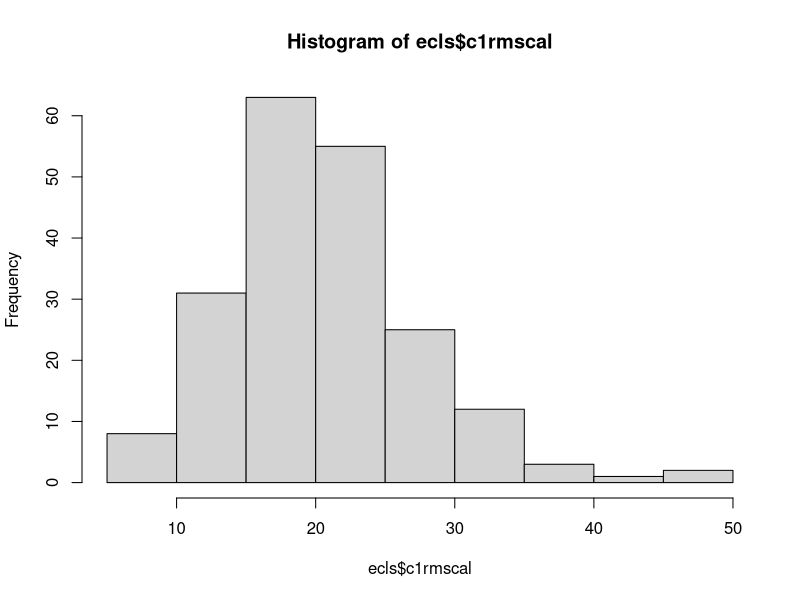
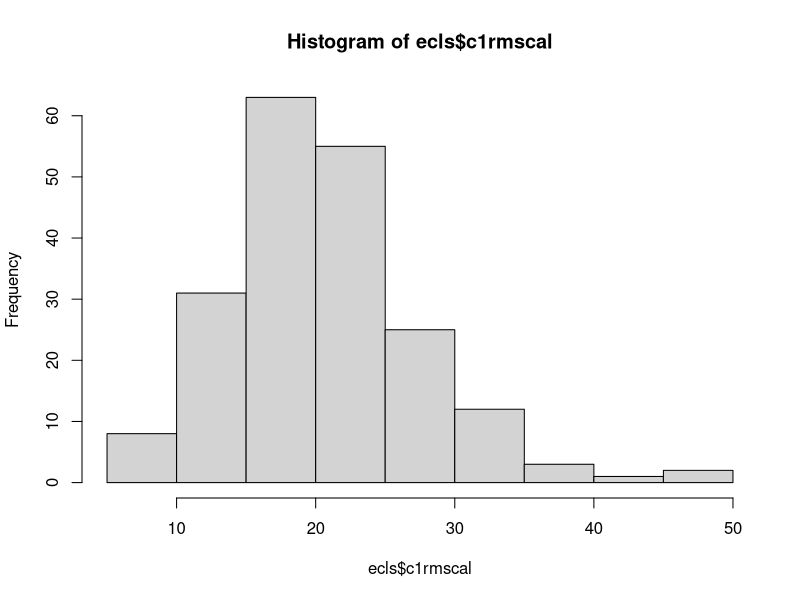
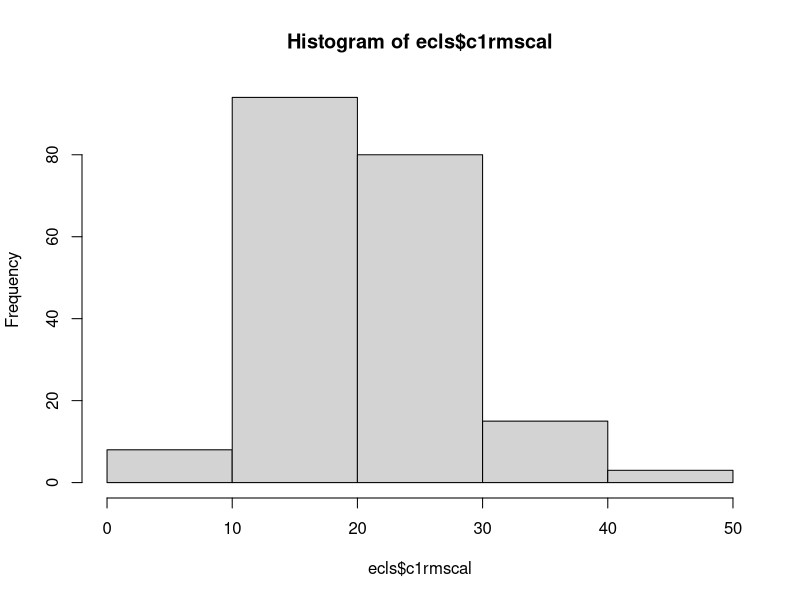
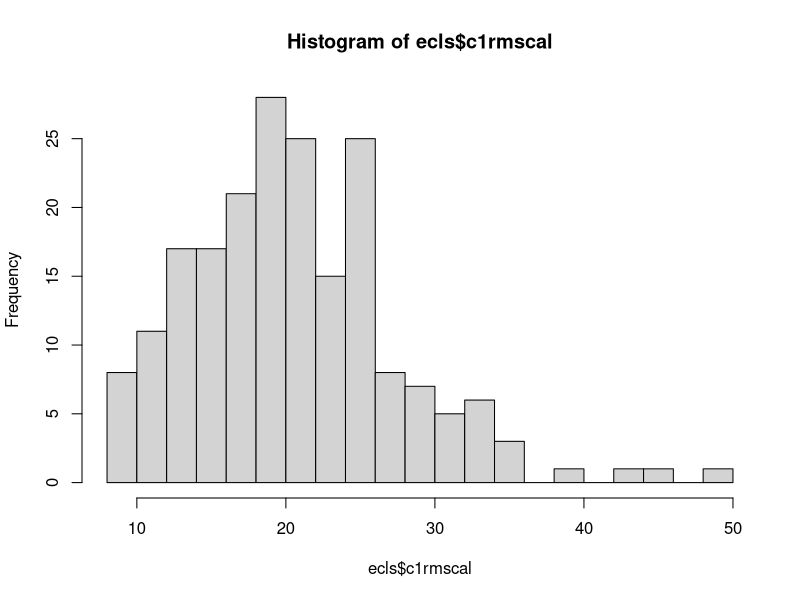
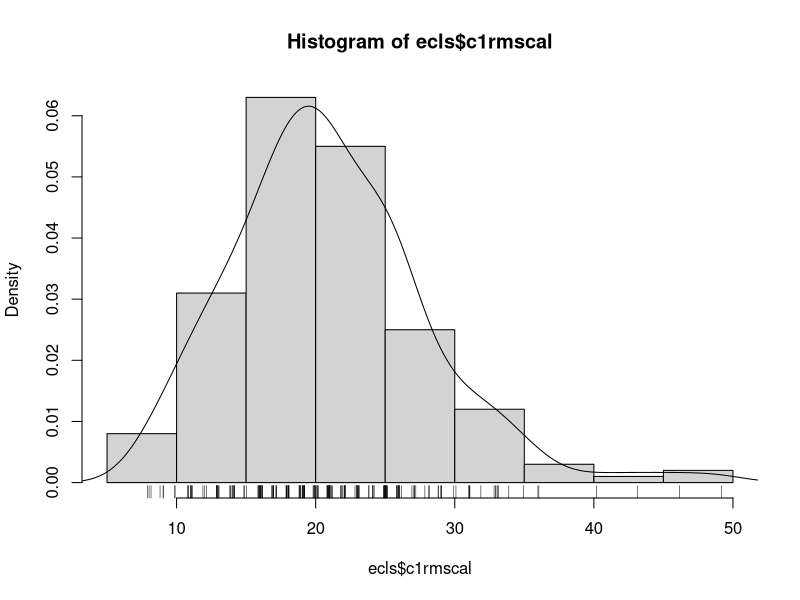
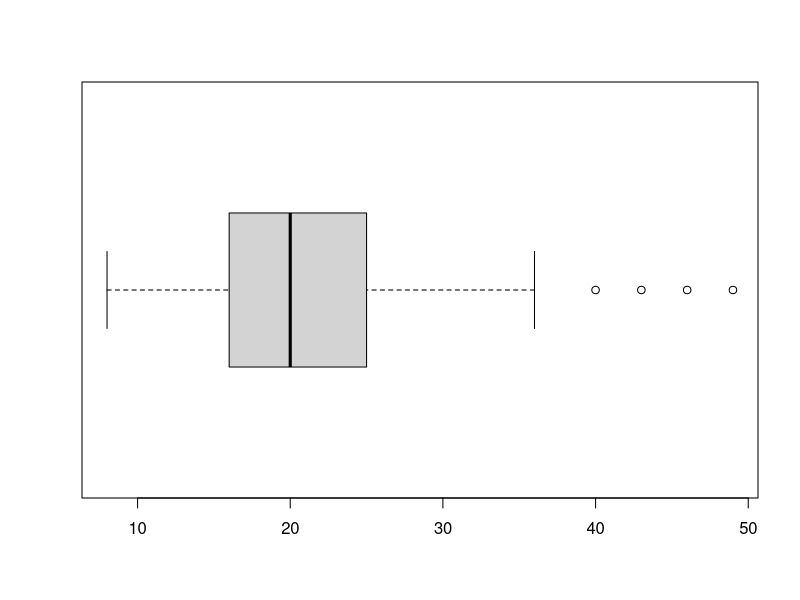
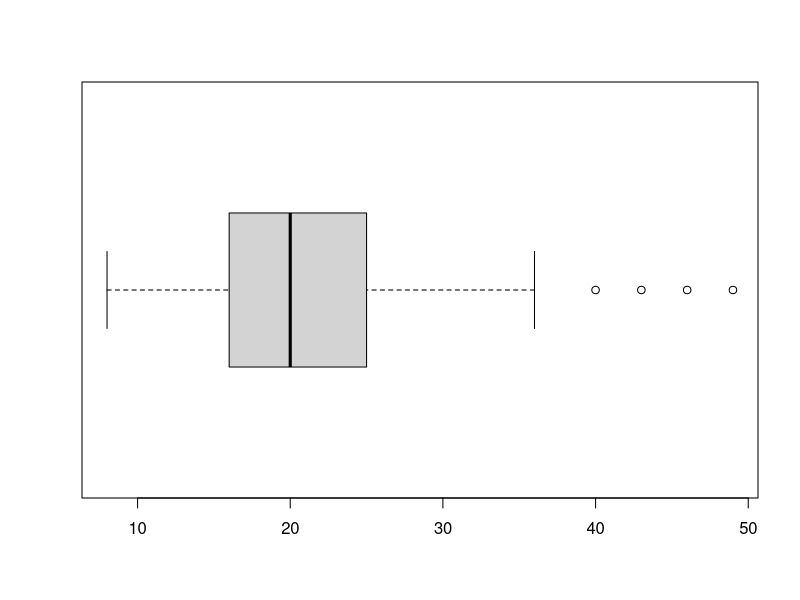

Reproduce these figures in R, in order.
#ASRR Chapter 2

ecls=read.table(file="ecls200.txt",header=TRUE)
str(ecls)

#2.2
mean(ecls$c1rmscal)
library(psych)
mean(ecls$c1rmscal)
median(ecls$c1rmscal)
mean(ecls$c1rmscal,tr=.1)
winsor.mean(ecls$c1rmscal,trim=.1)

mode <- function(x) {
  ux <- unique(x)
  ux[which.max(tabulate(match(x, ux)))]
}
mode(ecls$c1rmscal)

#2.3
sd(ecls$c1rmscal)
winsor.sd(ecls$c1rmscal,trim=.1)
mad(ecls$c1rmscal)
IQR(ecls$c1rmscal)

#2.4
skew(ecls$c1rmscal)
table(ecls$c1rmscal)
hist(ecls$c1rmscal)
h=hist(ecls$c1rmscal)
h
hist(ecls$c1rmscal, breaks=5)
hist(ecls$c1rmscal, breaks=20)
hist(ecls$c1rmscal,freq=FALSE)
rug(jitter(ecls$c1rmscal))
lines(density(ecls$c1rmscal))
boxplot(ecls$c1rmscal,horizontal=T)
b=boxplot(ecls$c1rmscal,horizontal = TRUE)
b

#2.5
sort(scale(ecls$c1rmscal))
z=scale(ecls$c1rmscal)
new=as.data.frame(cbind(ecls$c1rmscal,z))
new[new$V2 < -3.0 | new$V2 > 3.0, ]



